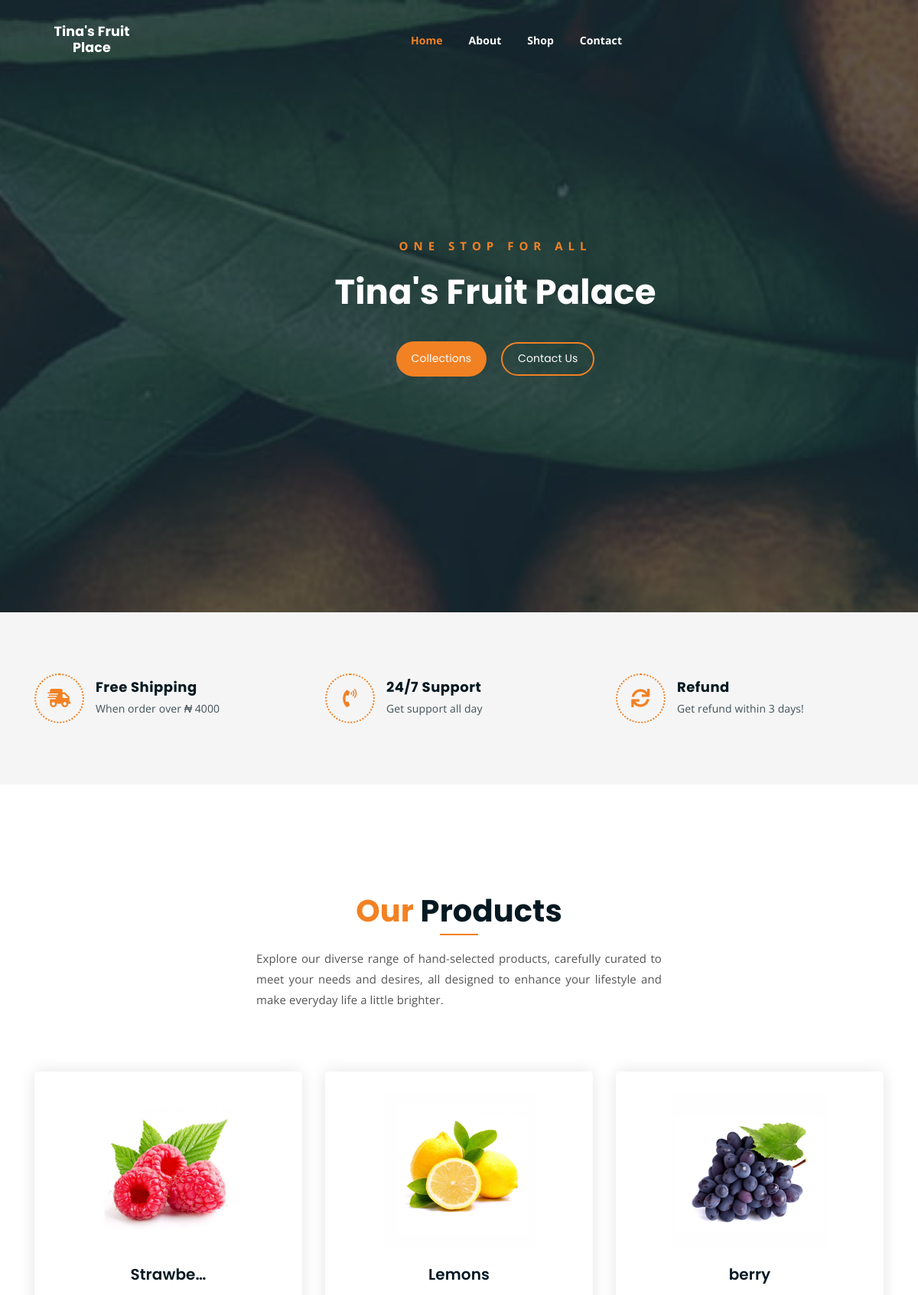
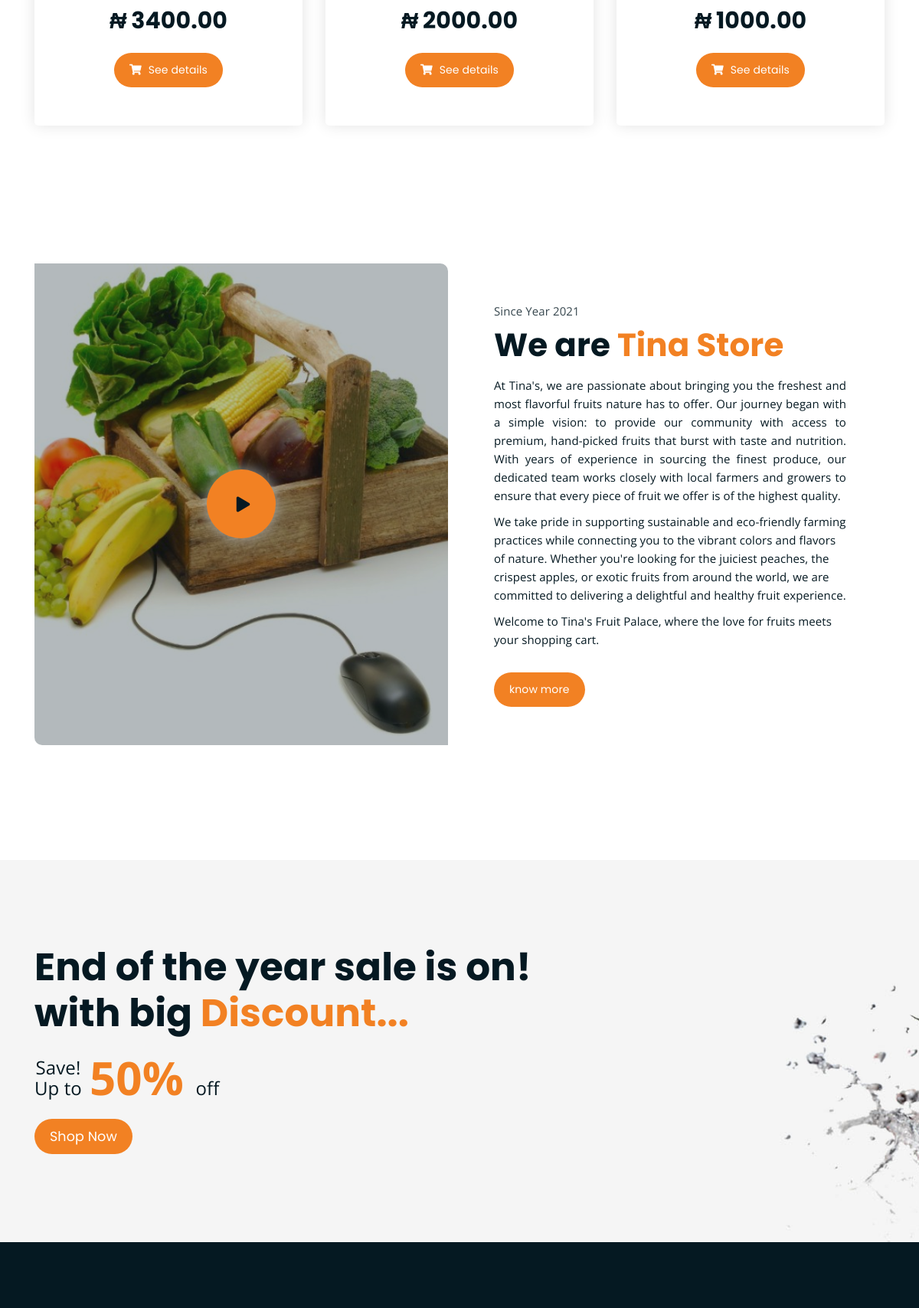
The page / (upper part) on the database its author committed (2 pictures, top to bottom).
### commerce/models.py (models this page shows, shortened)
class Shop(models.Model):
    product_name = models.CharField(max_length=200)
    product_price = models.DecimalField(max_digits=10, decimal_places=2)
    product_image = models.FileField(blank=False, null=False, upload_to='store',verbose_name='Image')
    product_details = models.TextField()
    tag = models.CharField(max_length=10)
    slug = models.SlugField(max_length=250, unique=True)
    created = models.DateTimeField(auto_now_add =True)
    modified = models.DateTimeField(auto_now=True)
    class Meta():
        verbose_name_plural = "Store"
    def get_product_name(self):
        if self.product_name:
            return self.product_name
    def get_product_image(self):
        if self.product_image:
            return self.product_image
    def get_product_url(self):
        if self.product_name:
            return reverse('commerce:product_details', kwargs={'slug':self.slug})

### commerce/views.py (the view)
# urls.py: 2. Add a URL to urlpatterns:  path('', views.home, name='home')
def home(request):
    store = Shop.objects.order_by('-created')[:3]
    return render(request, 'client/index.html', {'store':store})

### templates/client/index.html (shortened to what this page needs)
{% extends 'client/base.html' %}
{% load static %}
{% block content %}
	<body>
		<div class="hero-area hero-bg">
			<div class="container">
				<div class="row">
					<div class="col-lg-9 offset-lg-2 text-center">
						<div class="hero-text">
							<div class="hero-text-tablecell">
								<p class="subtitle">One stop for all</p>
								<h1>Tina's Fruit Palace</h1>
								<div class="hero-btns">
									<a href="{% url 'commerce:shop' %}" class="boxed-btn">Collections</a>
									<a href="{% url 'commerce:contact' %}" class="bordered-btn">Contact Us</a>
								</div>
							</div>
						</div>
					</div>
				</div>
			</div>
		</div>
		<div class="list-section pt-80 pb-80">
			<div class="container">
				<div class="row">
					<div class="col-lg-4 col-md-6 mb-4 mb-lg-0">
						<div class="list-box d-flex align-items-center">
							<div class="list-icon">
								<i class="fas fa-shipping-fast"></i>
							</div>
							<div class="content">
								<h3>Free Shipping</h3>
								<p>When order over <i>&#x20A6;</i> 4000</p>
							</div>
						</div>
					</div>
					<div class="col-lg-4 col-md-6 mb-4 mb-lg-0">
						<div class="list-box d-flex align-items-center">
							<div class="list-icon">
								<i class="fas fa-phone-volume"></i>
							</div>
							<div class="content">
								<h3>24/7 Support</h3>
								<p>Get support all day</p>
							</div>
						</div>
					</div>
					<div class="col-lg-4 col-md-6">
						<div class="list-box d-flex justify-content-start align-items-center">
							<div class="list-icon">
								<i class="fas fa-sync"></i>
							</div>
							<div class="content">
								<h3>Refund</h3>
								<p>Get refund within 3 days!</p>
							</div>
						</div>
					</div>
				</div>
			</div>
		</div>
		<div class="product-section mt-150 mb-150">
			<div class="container">
				<div class="row">
					<div class="col-lg-8 offset-lg-2 text-center">
						<div class="section-title">
							<h3><span class="orange-text">Our</span> Products</h3>
							<p class="text-justify">
								Explore our diverse range of hand-selected products, carefully curated to meet your needs and desires, all designed to enhance your lifestyle and make everyday life a little brighter.
							</p>
						</div>
					</div>
				</div>
				<div class="row">
					{% if store %}
						{% for s in store %}
							<div class="col-lg-4 col-md-6 text-center strawberry">
								<div class="single-product-item">
									<div class="product-image">
										<a href="{{s.get_product_url}}"><img src="{{s.get_product_image.url}}" alt="" class="img-fluid" style="width: 200px; height: 200px;"></a>
									</div>
									<h3>{{s.get_product_name | truncatechars:8}} </h3>
									<p class="product-price"><i>&#x20A6;</i> {{s.product_price}} </p>
									<a href="{{s.get_product_url}}" class="cart-btn"><i class="fas fa-shopping-cart"></i> See details</a>
								</div>
							</div>
						{% endfor %}
					{% endif %}
				</div>
			</div>
		</div>
		<div class="abt-section mb-150">
			<div class="container">
				<div class="row">
					<div class="col-lg-6 col-md-12">
						<div class="abt-bg">
							<a href="{% url 'commerce:about' %}" class="video-play-btn popup-youtube"><i class="fas fa-play"></i></a>
						</div>
					</div>
					<div class="col-lg-6 col-md-12">
						<div class="abt-text">
							<p class="top-sub">Since Year 2021</p>
							<h2>We are <span class="orange-text">Tina Store</span></h2>
							<p class="text-justify">
								At Tina's, we are passionate about bringing you the freshest and most flavorful fruits nature has to offer. Our journey began with a simple vision: to provide our community with access to premium, hand-picked fruits that burst with taste and nutrition. With years of experience in sourcing the finest produce, our dedicated team works closely with local farmers and growers to ensure that every piece of fruit we offer is of the highest quality.
							</p>
							<p>
								We take pride in supporting sustainable and eco-friendly farming practices while connecting you to the vibrant colors and flavors of nature. Whether you're looking for the juiciest peaches, the crispest apples, or exotic fruits from around the world, we are committed to delivering a delightful and healthy fruit experience.
							</p>
							<p>
								Welcome to Tina's Fruit Palace, where the love for fruits meets your shopping cart.
							</p>
							<a href="{% url 'commerce:about' %}" class="boxed-btn mt-4">know more</a>
						</div>
					</div>
				</div>
			</div>
		</div>
		<section class="shop-banner">
			<div class="container">
				<h3>End of the year sale is on! <br> with big <span class="orange-text">Discount...</span></h3>
				<div class="sale-percent"><span>Save! <br> Up to</span>50% <span>off</span></div>
				<a href="{% url 'commerce:shop' %}" class="cart-btn btn-lg">Shop Now</a>
			</div>
		</section>
	</body>
{% endblock %}

### static/client/css/responsive.css (style rules this page uses)
@media only screen and (min-width: 992px) and (max-width: 1200px) { .hero-text h1 { font-size: 45px; } }
@media only screen and (min-width: 992px) and (max-width: 1200px) { a.video-play-btn { right: 51%; } }

### rows shown on the page
Shop: get_product_image (picture), get_product_name "Strawbe…", product_price "3400.00"
Shop: get_product_image (picture), get_product_name "Lemons", product_price "2000.00"
Shop: get_product_image (picture), get_product_name "berry", product_price "1000.00"
